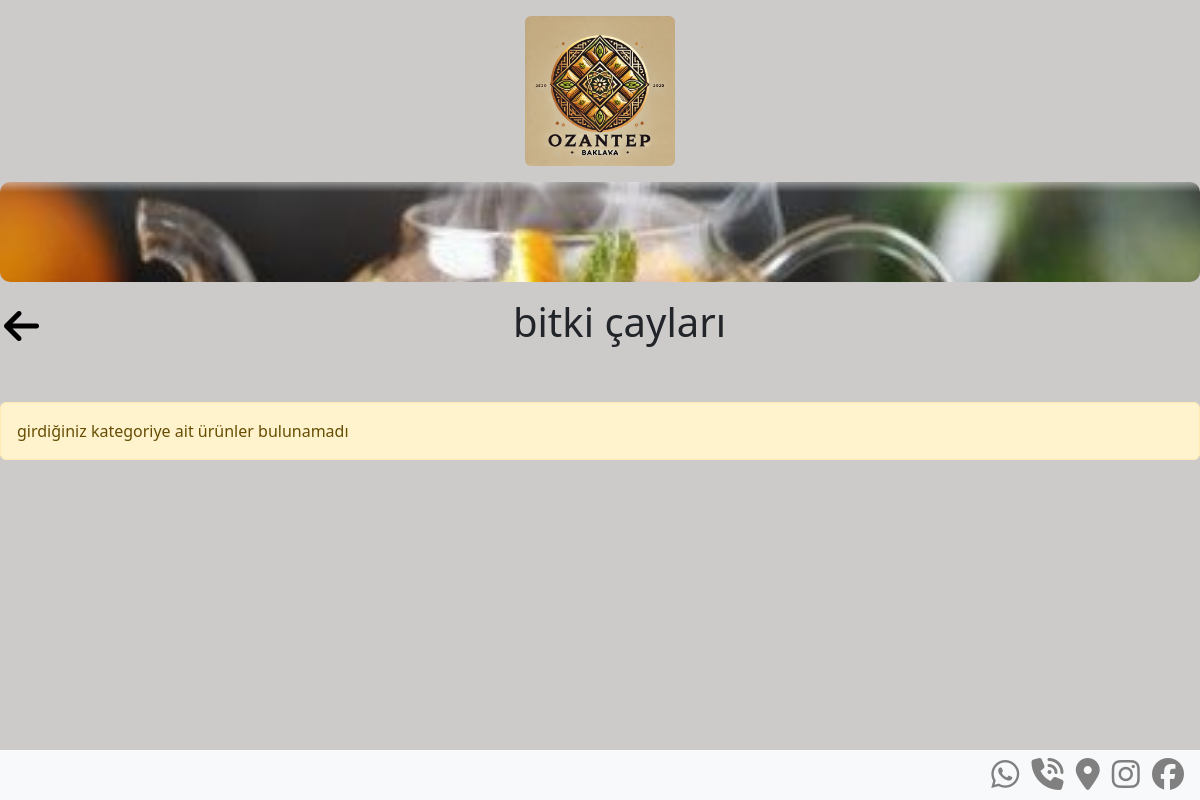
Screenshot of /category/bitki-caylari with the database file from the repository.
### pages/models.py (models this page shows, shortened)
class Category(models.Model):
    name = models.CharField(max_length=100)
    slug = models.SlugField(default="",blank=True,null=False,db_index=True, max_length=50,)
    isActive = models.BooleanField(default=False)
    image = models.ImageField(upload_to="images",default="")

### pages/views.py (the view)
# urls.py: path('category/<slug:slug>',views.getProductByCategory,name="products_by_category"),
def getProductByCategory(request, slug):
    try:
        products = Product.objects.filter(category__slug=slug)
        category = Category.objects.get(slug=slug)
        if not products.exists():  # Check if the queryset is empty
            return render(request, 'pages/non-category.html',{
                "category":category
            })
        return render(request, 'pages/detail.html', {
            'products': products,
            'category': category
        })
    except Category.DoesNotExist:
        return render(request, 'pages/non-category.html')

### pages/templates/pages/non-category.html (shortened to what this page needs)
{% extends "layout.html" %}
{% load static %}
{% block style_css %}
<link rel="stylesheet" href="{% static 'pages/css/style.css' %}">
{% endblock style_css %}
{% block search_nabvar %}
{% load static %}
<nav >
    <div class="display-flex justify-content-center align-items-center mt-3 ">
        <img class="img-fluid rounded" src="{% static 'img/logo2.jpg' %}" style="width: 150px; height: auto;" >
    </div>
</nav> {% endblock search_nabvar %}
{% block content %}
<div style="width:100%; height:100px; border-radius:10px; margin-top:1rem; background-image:linear-gradient(180deg, rgba(255,255,255,0.5) 0%, rgba(255,255,255,0.10) 10%, rgba(255,255,255,0) 100%), url({{category.image.url}}); background-size:cover; background-repeat:no-repeat; background-position:center center;"></div>
<div style="display:flex; align-items:center; justify-content:space-between; mb-5" class="mt-3">
  <div>
    <a href="{% url 'index_lage' %}" style="color:black;">
      <i class="fa-solid fa-arrow-left ms-1 fs-1"></i>
    </a>
  </div>
  <div style="flex-grow:1; text-align:center;">
    <h1>{{ category.name }}</h1>
  </div>
</div>
  <div class="alert alert-warning mt-5">
    girdiğiniz kategoriye ait ürünler bulunamadı
  </div>
{% endblock content %}

### static/css/style.css (style rules this page uses)
body { background-color: #cdcaca; }
.display-flex { display: flex; }
.justify-content-center { justify-content: center; }
.align-items-center { align-items: center; }

### pages/static/pages/css/style.css (style rules this page uses)
.display-flex { display: flex; justify-content: center; align-items: center; flex-wrap: wrap; }
body { background-color: #cdcaca; }
.display-flex { display: flex; }
.justify-content-center { justify-content: center; }
.align-items-center { align-items: center; }

### rows the page displays
Category: image (picture), name "bitki çayları"
